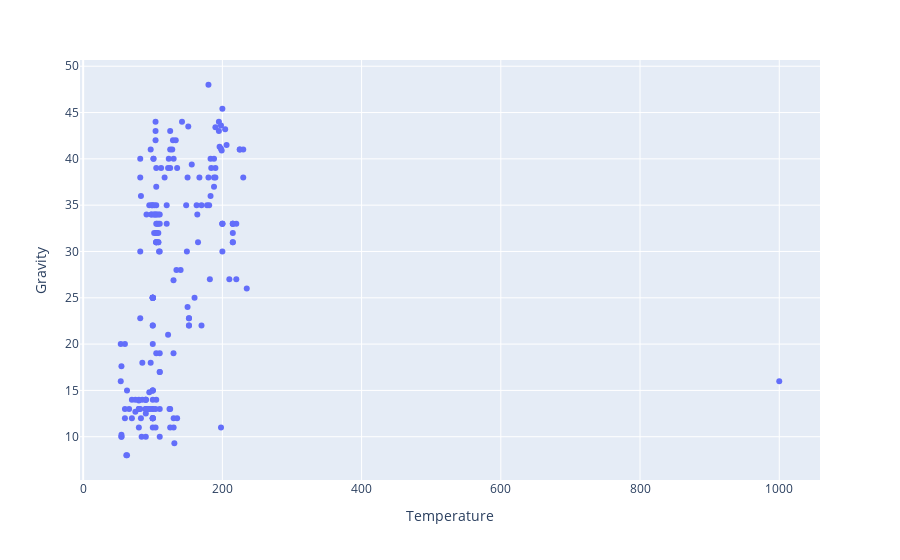

Notebook source saved alongside this figure:
### Code cell
px.scatter(data,  x="Temperature", y="Gravity")

### Figure 1 — Plotly figure (JSON) as saved in the notebook; plotly's stock layout.template omitted (floating-point values rounded to 4 significant figures; data arrays with more than 128 entries replaced by an {"elided": "..."} marker saying what was removed)
{"data": [{"hovertemplate": "Temperature=%{x}<br>Gravity=%{y}<extra></extra>", "legendgroup": "", "marker": {"color": "#636efa", "symbol": "circle"}, "mode": "markers", "name": "", "orientation": "v", "showlegend": false, "type": "scatter", "x": {"elided": "203 float values"}, "xaxis": "x", "y": {"elided": "203 float values"}, "yaxis": "y"}], "layout": {"legend": {"tracegroupgap": 0}, "margin": {"t": 60}, "xaxis": {"anchor": "y", "domain": [0, 1], "title": {"text": "Temperature"}}, "yaxis": {"anchor": "x", "domain": [0, 1], "title": {"text": "Gravity"}}}}
